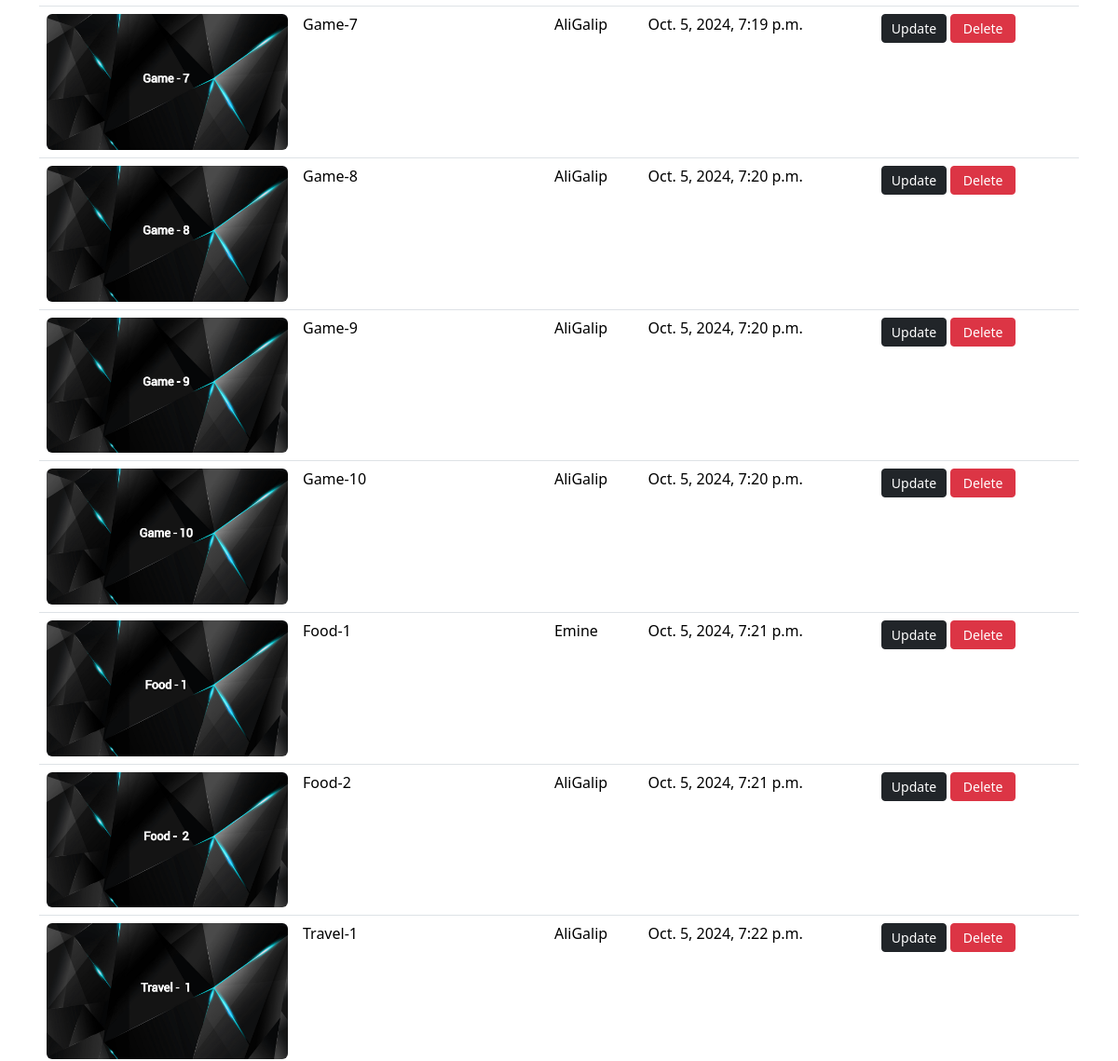
The page /post-operations (signed in, middle part) on the database as committed earlier.
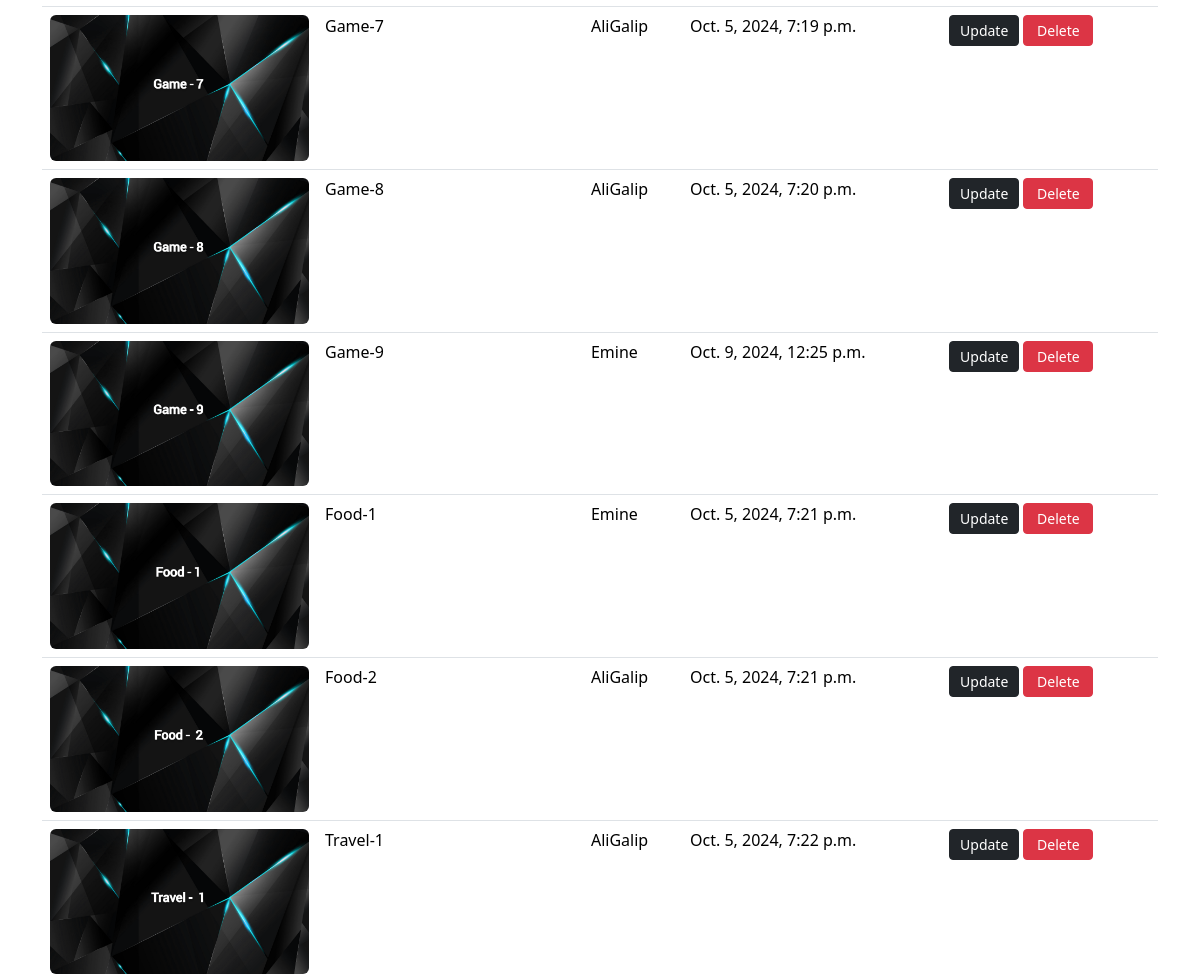
The same page on the database as committed later.
### blog/models.py (models this page shows, shortened)
class Post(models.Model):
    title = models.CharField(max_length=100)
    subtitle = models.CharField(max_length=50, default="")
    slug = models.SlugField(editable=True, blank=True, null=False, unique=True)#blank formda slug bilgisi girmek zorunda kalmayalım diye
    content = models.TextField()
    author = models.ForeignKey(User, default=1, on_delete=models.CASCADE)
    category = models.ForeignKey(Category, default=1, on_delete=models.CASCADE, related_name="posts")
    published_date = models.DateTimeField(auto_now=True, blank=True, null=True)
    image = models.ImageField(null=True, upload_to='posts/images/')
    is_active = models.BooleanField(default=1)

### blog/views.py (the view)
# urls.py: path('post-operations', views.post_operations, name='postoperations'),
@user_passes_test(is_admin)
def post_operations(request):
    posts = Post.objects.all()
    return render(request, 'blog/post_op.html', {'posts':posts})

### blog/views.py (called while the page is built)
def is_admin(user):
    if user.is_authenticated and user.is_superuser:
        return True
    else:
        return False

### blog/templates/blog/post_op.html (shortened to what this page needs)
{% extends 'base.html' %}
{% load static %}
{% block css %}
    <link href="{% static 'blog/css/style.css' %}" rel="stylesheet">
{% endblock %}
{% block content %}
    <div class="container mt-3">
        <div class="row">
            <div class="col-12">
                <table class="table">
                    <tbody>
                        {% for post in posts %}
                            <tr>
                                <td>
                                    <img src="{{ post.image.url }}" class="img-fluid rounded" >
                                </td>
                                <td>{{ post.title }}</td>
                                <td>{{ post.subtitle }}</td>
                                <td>{{ post.author }}</td>
                                <td>{{ post.published_date }}</td>
                                <td>
                                    <a href="{% url 'blog:postedit' post.id %}" class="btn btn-dark btn-sm" style="width: 70px;">Update</a>
                                    <a href="{% url 'blog:postdelete' post.id %}" class="btn btn-danger btn-sm" style="width: 70px;">Delete</a>
                                </td>
                            </tr>
                        {% endfor %}
                    </tbody>
                </table>
            </div>
        </div>
    </div>
{% endblock %}

Rows that differ between the two databases and show on the page:
removed Post: image (picture), title "Game-10", author "AliGalip", published_date "Oct. 5, 2024, 7:20 p.m."
changed Post "Game-9": author "AliGalip" → "Emine"; published_date "Oct. 5, 2024, 7:20 p.m." → "Oct. 9, 2024, 12:25 p.m."
